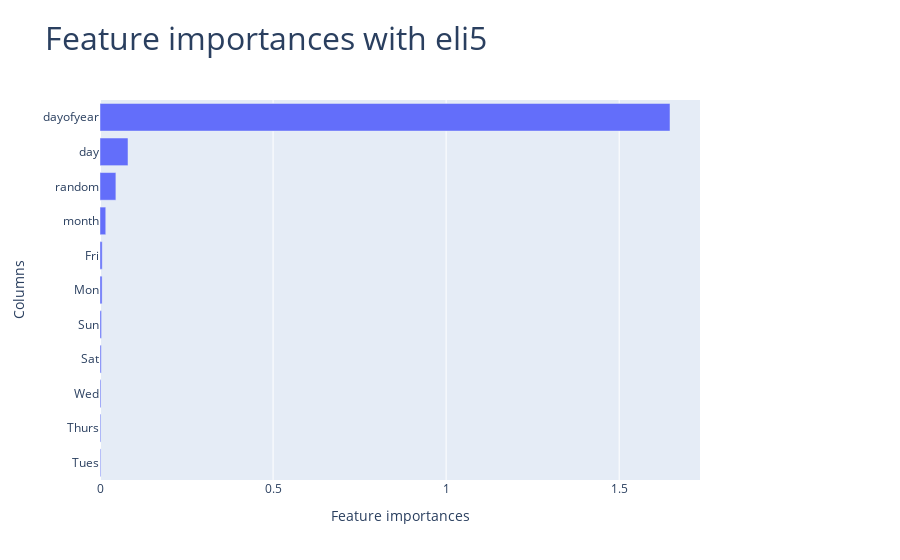

The code cell stored with this chart in its notebook:
### Code cell
fig04 = make_subplots(rows=1,cols=1, specs=[[{'type':'bar'}]])

fig04.add_bar(y=feature_importances_eli5.index,
             x=feature_importances_eli5.A,
             orientation='h',
             name='feature importances of each column',
             row=1,col=1)

fig04.update_layout({'title':{'text':'Feature importances with eli5','font':{'size':32}}, 'margin':{'l':100,'r':200}})

fig04.update_xaxes({'title':{'text':'Feature importances'}})
fig04.update_yaxes({'title':{'text':'Columns'}})

iplot(fig04)

### Figure 1 — Plotly figure (JSON) as saved in the notebook; plotly's stock layout.template omitted (floating-point values rounded to 4 significant figures)
{"data": [{"name": "feature importances of each column", "orientation": "h", "type": "bar", "x": [0.002234, 0.002457, 0.002768, 0.003598, 0.004438, 0.00607, 0.006355, 0.01664, 0.0459, 0.08088, 1.647], "xaxis": "x", "y": ["Tues", "Thurs", "Wed", "Sat", "Sun", "Mon", "Fri", "month", "random", "day", "dayofyear"], "yaxis": "y"}], "layout": {"margin": {"l": 100, "r": 200}, "title": {"font": {"size": 32}, "text": "Feature importances with eli5"}, "xaxis": {"anchor": "y", "domain": [0, 1], "title": {"text": "Feature importances"}}, "yaxis": {"anchor": "x", "domain": [0, 1], "title": {"text": "Columns"}}}}
